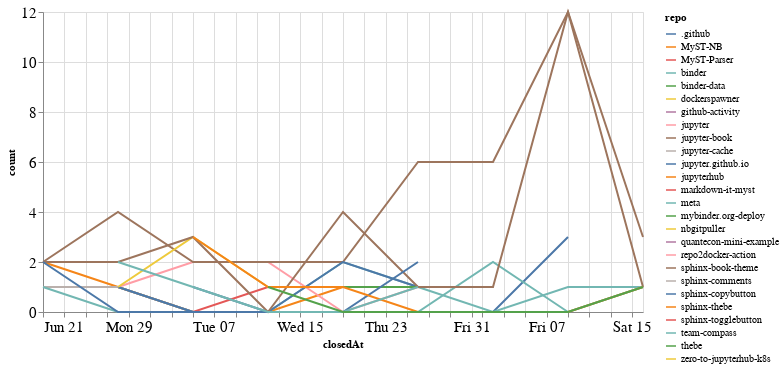

Notebook cell for this chart:
### Code cell
closed_by_time = closed_by.groupby('repo').resample('W', on='closedAt').count()['author'].reset_index()
closed_by_time = closed_by_time.rename(columns={'author': 'count'})

alt.Chart(closed_by_time, width=600).mark_line().encode(
    x='closedAt',
    y='count',
    color='repo',
    tooltip="repo"
)

### Figure 1 — Vega-Lite specification as saved in the notebook (floating-point values rounded to 4 significant figures)
{"config": {"axisLeft": {"labelFontSize": 15}, "axisBottom": {"labelFontSize": 15}}, "data": {"name": "data-3a9bd717ec93fed5bd1c3fc325e063b7"}, "mark": "line", "encoding": {"color": {"type": "nominal", "field": "repo"}, "tooltip": {"type": "nominal", "field": "repo"}, "x": {"type": "temporal", "field": "closedAt"}, "y": {"type": "quantitative", "field": "count"}}, "width": 600, "$schema": "https://vega.github.io/schema/vega-lite/v4.8.1.json", "datasets": {"data-3a9bd717ec93fed5bd1c3fc325e063b7": [{"repo": ".github", "closedAt": "2020-07-05T00:00:00", "count": 1}, {"repo": ".github", "closedAt": "2020-07-12T00:00:00", "count": 0}, {"repo": ".github", "closedAt": "2020-07-19T00:00:00", "count": 0}, {"repo": ".github", "closedAt": "2020-07-26T00:00:00", "count": 0}, {"repo": ".github", "closedAt": "2020-08-02T00:00:00", "count": 0}, {"repo": ".github", "closedAt": "2020-08-09T00:00:00", "count": 3}, {"repo": "MyST-NB", "closedAt": "2020-06-21T00:00:00", "count": 2}, {"repo": "MyST-NB", "closedAt": "2020-06-28T00:00:00", "count": 1}, {"repo": "MyST-NB", "closedAt": "2020-07-05T00:00:00", "count": 0}, {"repo": "MyST-NB", "closedAt": "2020-07-12T00:00:00", "count": 0}, {"repo": "MyST-NB", "closedAt": "2020-07-19T00:00:00", "count": 1}, {"repo": "MyST-Parser", "closedAt": "2020-06-21T00:00:00", "count": 1}, {"repo": "MyST-Parser", "closedAt": "2020-06-28T00:00:00", "count": 1}, {"repo": "MyST-Parser", "closedAt": "2020-07-05T00:00:00", "count": 0}, {"repo": "MyST-Parser", "closedAt": "2020-07-12T00:00:00", "count": 1}, {"repo": "MyST-Parser", "closedAt": "2020-07-19T00:00:00", "count": 1}, {"repo": "binder", "closedAt": "2020-06-28T00:00:00", "count": 1}, {"repo": "binder", "closedAt": "2020-07-05T00:00:00", "count": 0}, {"repo": "binder", "closedAt": "2020-07-12T00:00:00", "count": 0}, {"repo": "binder", "closedAt": "2020-07-19T00:00:00", "count": 2}, {"repo": "binder", "closedAt": "2020-07-26T00:00:00", "count": 1}, {"repo": "binder", "closedAt": "2020-08-02T00:00:00", "count": 0}, {"repo": "binder", "closedAt": "2020-08-09T00:00:00", "count": 1}, {"repo": "binder", "closedAt": "2020-08-16T00:00:00", "count": 1}, {"repo": "binder-data", "closedAt": "2020-06-21T00:00:00", "count": 1}, {"repo": "dockerspawner", "closedAt": "2020-06-28T00:00:00", "count": 2}, {"repo": "github-activity", "closedAt": "2020-08-09T00:00:00", "count": 2}, {"repo": "jupyter", "closedAt": "2020-06-28T00:00:00", "count": 1}, {"repo": "jupyter", "closedAt": "2020-07-05T00:00:00", "count": 2}, {"repo": "jupyter", "closedAt": "2020-07-12T00:00:00", "count": 2}, {"repo": "jupyter", "closedAt": "2020-07-19T00:00:00", "count": 0}, {"repo": "jupyter", "closedAt": "2020-07-26T00:00:00", "count": 1}, {"repo": "jupyter-book", "closedAt": "2020-06-21T00:00:00", "count": 2}, {"repo": "jupyter-book", "closedAt": "2020-06-28T00:00:00", "count": 4}, {"repo": "jupyter-book", "closedAt": "2020-07-05T00:00:00", "count": 2}, {"repo": "jupyter-book", "closedAt": "2020-07-12T00:00:00", "count": 2}, {"repo": "jupyter-book", "closedAt": "2020-07-19T00:00:00", "count": 2}, {"repo": "jupyter-book", "closedAt": "2020-07-26T00:00:00", "count": 6}, {"repo": "jupyter-book", "closedAt": "2020-08-02T00:00:00", "count": 6}, {"repo": "jupyter-book", "closedAt": "2020-08-09T00:00:00", "count": 12}, {"repo": "jupyter-book", "closedAt": "2020-08-16T00:00:00", "count": 1}, {"repo": "jupyter-cache", "closedAt": "2020-06-21T00:00:00", "count": 1}, {"repo": "jupyter-cache", "closedAt": "2020-06-28T00:00:00", "count": 1}, {"repo": "jupyter.github.io", "closedAt": "2020-06-28T00:00:00", "count": 1}, {"repo": "jupyter.github.io", "closedAt": "2020-07-05T00:00:00", "count": 0}, {"repo": "jupyter.github.io", "closedAt": "2020-07-12T00:00:00", "count": 0}, {"repo": "jupyter.github.io", "closedAt": "2020-07-19T00:00:00", "count": 2}, {"repo": "jupyter.github.io", "closedAt": "2020-07-26T00:00:00", "count": 1}, {"repo": "jupyterhub", "closedAt": "2020-07-12T00:00:00", "count": 1}, {"repo": "markdown-it-myst", "closedAt": "2020-08-09T00:00:00", "count": 1}, {"repo": "meta", "closedAt": "2020-06-21T00:00:00", "count": 1}, {"repo": "meta", "closedAt": "2020-06-28T00:00:00", "count": 0}, {"repo": "meta", "closedAt": "2020-07-05T00:00:00", "count": 0}, {"repo": "meta", "closedAt": "2020-07-12T00:00:00", "count": 0}, {"repo": "meta", "closedAt": "2020-07-19T00:00:00", "count": 0}, {"repo": "meta", "closedAt": "2020-07-26T00:00:00", "count": 0}, {"repo": "meta", "closedAt": "2020-08-02T00:00:00", "count": 2}, {"repo": "meta", "closedAt": "2020-08-09T00:00:00", "count": 0}, {"repo": "meta", "closedAt": "2020-08-16T00:00:00", "count": 1}, {"repo": "mybinder.org-deploy", "closedAt": "2020-07-19T00:00:00", "count": 1}, {"repo": "mybinder.org-deploy", "closedAt": "2020-07-26T00:00:00", "count": 1}, {"repo": "nbgitpuller", "closedAt": "2020-06-28T00:00:00", "count": 1}, {"repo": "nbgitpuller", "closedAt": "2020-07-05T00:00:00", "count": 3}, {"repo": "nbgitpuller", "closedAt": "2020-07-12T00:00:00", "count": 1}, {"repo": "quantecon-mini-example", "closedAt": "2020-06-21T00:00:00", "count": 1}, {"repo": "repo2docker-action", "closedAt": "2020-07-26T00:00:00", "count": 1}, {"repo": "sphinx-book-theme", "closedAt": "2020-06-21T00:00:00", "count": 2}, {"repo": "sphinx-book-theme", "closedAt": "2020-06-28T00:00:00", "count": 2}, {"repo": "sphinx-book-theme", "closedAt": "2020-07-05T00:00:00", "count": 3}, {"repo": "sphinx-book-theme", "closedAt": "2020-07-12T00:00:00", "count": 0}, {"repo": "sphinx-book-theme", "closedAt": "2020-07-19T00:00:00", "count": 4}, {"repo": "sphinx-book-theme", "closedAt": "2020-07-26T00:00:00", "count": 1}, {"repo": "sphinx-book-theme", "closedAt": "2020-08-02T00:00:00", "count": 1}, {"repo": "sphinx-book-theme", "closedAt": "2020-08-09T00:00:00", "count": 12}, {"repo": "sphinx-book-theme", "closedAt": "2020-08-16T00:00:00", "count": 3}, {"repo": "sphinx-comments", "closedAt": "2020-08-16T00:00:00", "count": 4}, {"repo": "sphinx-copybutton", "closedAt": "2020-06-21T00:00:00", "count": 2}, {"repo": "sphinx-copybutton", "closedAt": "2020-06-28T00:00:00", "count": 0}, {"repo": "sphinx-copybutton", "closedAt": "2020-07-05T00:00:00", "count": 0}, {"repo": "sphinx-copybutton", "closedAt": "2020-07-12T00:00:00", "count": 0}, {"repo": "sphinx-copybutton", "closedAt": "2020-07-19T00:00:00", "count": 0}, {"repo": "sphinx-copybutton", "closedAt": "2020-07-26T00:00:00", "count": 2}, {"repo": "sphinx-thebe", "closedAt": "2020-07-05T00:00:00", "count": 3}, {"repo": "sphinx-thebe", "closedAt": "2020-07-12T00:00:00", "count": 1}, {"repo": "sphinx-thebe", "closedAt": "2020-07-19T00:00:00", "count": 1}, {"repo": "sphinx-thebe", "closedAt": "2020-07-26T00:00:00", "count": 0}, {"repo": "sphinx-thebe", "closedAt": "2020-08-02T00:00:00", "count": 0}, {"repo": "sphinx-thebe", "closedAt": "2020-08-09T00:00:00", "count": 0}, {"repo": "sphinx-thebe", "closedAt": "2020-08-16T00:00:00", "count": 1}, {"repo": "sphinx-togglebutton", "closedAt": "2020-08-09T00:00:00", "count": 3}, {"repo": "team-compass", "closedAt": "2020-06-28T00:00:00", "count": 2}, {"repo": "team-compass", "closedAt": "2020-07-05T00:00:00", "count": 1}, {"repo": "team-compass", "closedAt": "2020-07-12T00:00:00", "count": 0}, {"repo": "team-compass", "closedAt": "2020-07-19T00:00:00", "count": 0}, {"repo": "team-compass", "closedAt": "2020-07-26T00:00:00", "count": 1}, {"repo": "thebe", "closedAt": "2020-07-12T00:00:00", "count": 1}, {"repo": "thebe", "closedAt": "2020-07-19T00:00:00", "count": 0}, {"repo": "thebe", "closedAt": "2020-07-26T00:00:00", "count": 0}, {"repo": "thebe", "closedAt": "2020-08-02T00:00:00", "count": 0}, {"repo": "thebe", "closedAt": "2020-08-09T00:00:00", "count": 0}, {"repo": "thebe", "closedAt": "2020-08-16T00:00:00", "count": 1}, {"repo": "zero-to-jupyterhub-k8s", "closedAt": "2020-07-05T00:00:00", "count": 1}]}}
